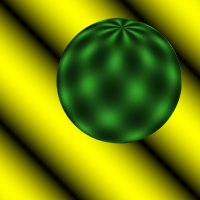
#> input picture data/sphere1.bmp, 200 x 200 px; the run also reads 1 picture not shown here
$ python optical_flow.py
#> lines starting #> are read from the running program, lines starting #| are printed output that depends on the picture
### src/optical_flow_utils.py
#########################
#                       #
#     Optical Flow      #
#                       #
# Author: David         #
#                       #
#########################

import cv2
import numpy as np
from matplotlib import pyplot as plt

def load_image(img_path, img_title, img_output_path):

#> called with img_path = 'data/sphere1.bmp', img_title = '1st Image', img_output_path = 'results/img1.png'
    img1 = cv2.imread(img_path, cv2.IMREAD_GRAYSCALE).astype(float)
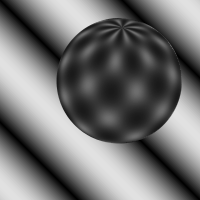
#> img1: shape (200, 200) float64; min 0, max 225, mean 114.4

    ax = plt.figure().gca()
    ax.imshow(img1, cmap = 'gray')
    ax.set_title(img_title)
    ax.axis((0, img1.shape[1], img1.shape[0], 0))
    fig1 = plt.gcf()
    plt.show()
    plt.draw()

    fig1.savefig(img_output_path)
    print(img_output_path, 'is saved')

    return img1

# [14 lines left out: function translate_image, not called in this run]

class QuiverPlotter:
    def __init__(self, u, v, img1, verbose, flow_method, param1, param2=None):
        self.scale = 10
        self.search_direction = 8

        if flow_method == 'HS':
            self.draw_quiver_hs(u, v, img1, param1, param2, verbose)
        elif flow_method == 'LK':
            self.draw_quiver_lk(u, v, img1, param1, verbose)

    # compute magnitude in each 8 pixels. return magnitude average
    def get_magnitude(self, u, v):
        mag_avg = 0.0
        counter = 0.0

        for i in range(0, u.shape[0], self.search_direction):
            for j in range(0, u.shape[1],self.search_direction):
                counter += 1
                dy = v[i,j]
                dx = u[i,j]
                magnitude = (dx**2 + dy**2)**0.5
                mag_avg += magnitude

        mag_avg = mag_avg / counter
        return mag_avg

    def draw_quiver_hs(self, u, v, img1, lambda_i, iteration_number, verbose):
        ax = plt.figure().gca()
        ax.imshow(img1, cmap = 'gray')

        img_output_path = 'results/lambda_' + str(lambda_i) + '_i' + str(iteration_number) + '.png'
        if iteration_number <= 1:
            ax.set_title("Optical Flow (Lambda = {} with {} iteration)".format(lambda_i, iteration_number))
        else:
            ax.set_title("Optical Flow (Lambda = {} with {} iterations)".format(lambda_i, iteration_number))

        magnitudeAvg = self.get_magnitude(u, v)

        for i in range(0, u.shape[0], 8):
            for j in range(0, u.shape[1],8):
                dy = v[i,j]
                dx = u[i,j]
                magnitude = (dx**2 + dy**2)**0.5
                #draw only significant changes
                if magnitude > magnitudeAvg:
                    dx *= self.scale
                    dy *= self.scale
                    ax.arrow(j, i, dx, dy, color = 'red',
                        head_width=5, head_length=2, width=0.001)

        ax.axis((0, img1.shape[1], img1.shape[0], 0))

        if verbose:
            fig1 = plt.gcf()
            plt.show()
            plt.draw()

            fig1.savefig(img_output_path)
            print(img_output_path, 'is saved')

    # [30 lines left out: function draw_quiver_lk, not called in this run]

### src/HornSchunckOpticalFlow.py
#########################
#                       #
#     Optical Flow      #
# (Horn–Schunck method) #
#                       #
# Author: David         #
#                       #
#########################

# reference
# https://github.com/lmiz100/Optical-flow-Horn-Schunck-method

import numpy as np
from scipy.ndimage.filters import convolve as filter2

# compute derivatives of the image intensity values along the x, y, time
def get_derivatives(img1, img2):

    # derivative masks
    kernel_x = np.array([[-1, 1], [-1, 1]]) * 0.25
    kernel_y = np.array([[-1, -1], [1, 1]]) * 0.25
    kernel_t = np.ones((2, 2)) * 0.25

    fx = filter2(img1, kernel_x) + filter2(img2, kernel_x)
    fy = filter2(img1, kernel_y) + filter2(img2, kernel_y)
    ft = filter2(img1, kernel_t) + filter2(img2, -kernel_t)

    return [fx,fy, ft]


# Horn–Schunck method of estimating optical flow
# https://en.wikipedia.org/wiki/Horn%E2%80%93Schunck_method
def computeHS(img1, img2, alpha_square, max_iterations, delta):

    # set up initial values
    u = np.zeros((img1.shape[0], img1.shape[1]))
    v = np.zeros((img1.shape[0], img1.shape[1]))
    fx, fy, ft = get_derivatives(img1, img2)
    kernel_avg = np.array([[1 / 12, 1 / 6, 1 / 12],
                            [1 / 6, 0, 1 / 6],
                            [1 / 12, 1 / 6, 1 / 12]], float)
    iter_counter = 0
    while True:
        iter_counter += 1

        # Compute local averages of the flow vectors
        u_avg = filter2(u, kernel_avg)
        v_avg = filter2(v, kernel_avg)

        # common part of update step
        p = (fx * u_avg + fy * v_avg + ft) / (alpha_square + fx**2 + fy**2)

        prev = u

        u = u_avg - fx * p
        v = v_avg - fy * p

        if iter_counter >= max_iterations:
            break
        diff = np.linalg.norm(u - prev, 2)
        if  diff < delta:
            break

    return [u, v]

### optical_flow.py
###########################
#                         #
#      Optical Flow       #
#  (Horn–Schunck method)  #
#  (Lucas-Kanade method)  #
#                         #
# Author: David           #
# Created on May 14, 2023 #
#                         #
###########################

# reference
# https://github.com/lmiz100/Optical-flow-Horn-Schunck-method

import cv2
from argparse import ArgumentParser

from src.optical_flow_utils import *
from src.HornSchunckOpticalFlow import computeHS
from src.LucasKanadeOpticalFlow import ComputeLK


if __name__ == '__main__':

	# translate_image()

    parser = ArgumentParser(description = 'Horn Schunck program')
    parser.add_argument('-method', type = str, help='Type hs (Horn-Schunck) or lk (Lucas-Kanade) method for optical-flow estimation', default="hs")
    parser.add_argument('-img1', type = str, help = 'First image name (include format)', default="data/sphere1.bmp")
    parser.add_argument('-img2', type = str, help='Second image name (include format)', default="data/sphere2.bmp")
    # parser.add_argument('-img1', type = str, help = 'First image name (include format)', default="data/table1.jpg")
    # parser.add_argument('-img2', type = str, help='Second image name (include format)', default="data/table2.jpg")
    args = parser.parse_args()

    beforeImg = load_image(args.img1, '1st Image', 'results/img1.png')
    afterImg = load_image(args.img2, '2nd Image', 'results/img2.png')

    # removing noise
    kernel_blur_size = 5
    beforeImg  = cv2.GaussianBlur(beforeImg, (kernel_blur_size, kernel_blur_size), 0)
    afterImg = cv2.GaussianBlur(afterImg, (kernel_blur_size, kernel_blur_size), 0)

    if args.method == 'hs':
        print('\n\tHorn–Schunck Optical Flow')
        Lambdas = [0.1, 1, 10]
        Iterations = [1, 4, 16, 64]
        for lambda_i in Lambdas:
            for iteration_number in Iterations:
                u, v = computeHS(beforeImg, afterImg, alpha_square = 1.0/lambda_i, max_iterations = iteration_number, delta = 10**-1)

                verbose = True
                p1 = QuiverPlotter(u, v, beforeImg, verbose, 'HS', lambda_i, iteration_number)
#> this loop made 3 passes
#> pass 1, in get_derivatives, `fx = filter2(img1, kernel_x) + filter2(img2, kernel_x)`:
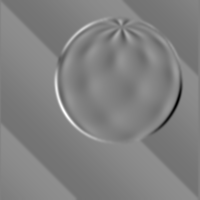
#> fx: shape (200, 200) float64; min -56.47, max 55.18, mean 0; drawn with min black and max white
#> pass 1, in get_derivatives, `fy = filter2(img1, kernel_y) + filter2(img2, kernel_y)`:
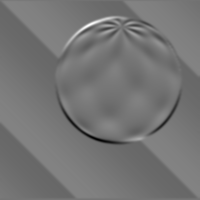
#> fy: shape (200, 200) float64; min -50.72, max 59.54, mean 0; drawn with min black and max white
#> pass 1, in get_derivatives, `ft = filter2(img1, kernel_t) + filter2(img2, -kernel_t)`:
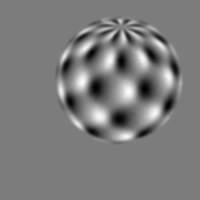
#> ft: shape (200, 200) float64; min -13.01, max 13.53, mean -0.0069; drawn with min black and max white
#> pass 1, in draw_quiver_hs (call 3), `plt.show()`:
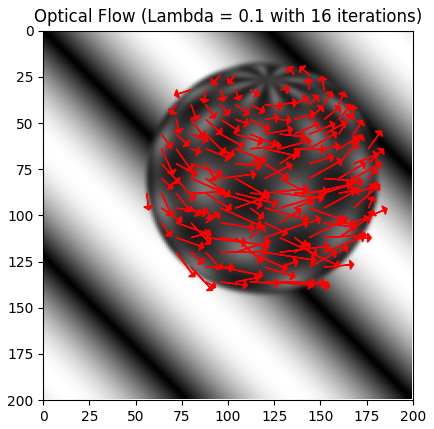
#> figure drawn by matplotlib, 1 panel
#> pass 1, in draw_quiver_hs (call 4), `plt.show()`:
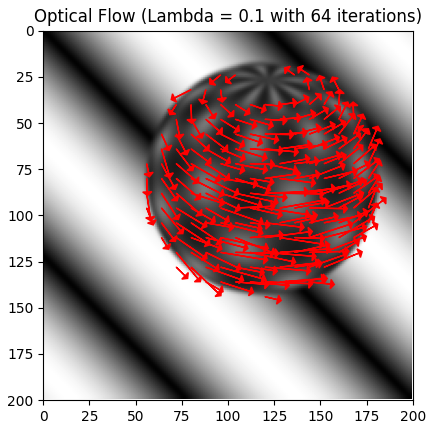
#> figure drawn by matplotlib, 1 panel
#> after the loop:
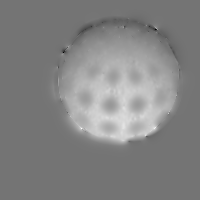
#> u: shape (200, 200) float64; min -3.03, max 3.59, mean 0.378; drawn with min black and max white

    elif args.method == 'lk':
        print('\n\tLucas-Kanade Optical Flow')

        window_size_set = [1,3,5]

        beforeImg = np.uint8(beforeImg)
        afterImg = np.uint8(afterImg)
        for window_size in window_size_set:
            u, v = ComputeLK( beforeImg, afterImg, window_size, min_quality=0.001)

            verbose = True
            p1 = QuiverPlotter(u, v, beforeImg, verbose, 'LK', window_size)
